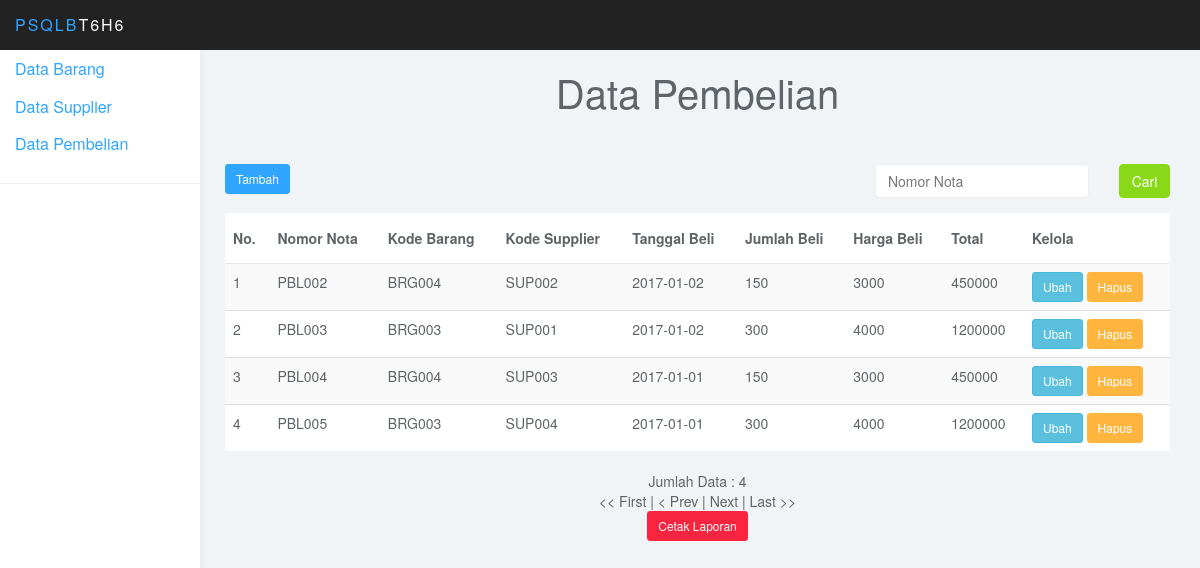
Screenshot of /?page=pembelian with the database file from the repository.
### tables this page shows
CREATE TABLE IF NOT EXISTS `pembelian` (
  `NomorNota` varchar(10) NOT NULL DEFAULT '',
  `KodeBarang` varchar(10) DEFAULT NULL,
  `KodeSupplier` varchar(10) DEFAULT NULL,
  `TanggalBeli` date DEFAULT NULL,
  `JumlahBeli` int(11) DEFAULT NULL,
  `HargaBeli` int(11) DEFAULT NULL,
  `Total` int(11) DEFAULT NULL
);

### pembelian.php (the view, shortened to what this page needs)
<!doctype html>
<html>
<head>
</head>
<body>
<div class="col-sm-9 col-sm-offset-3 col-lg-10 col-lg-offset-2 main">
   	<div class="col-sm-20">
       <h1 style="text-align: center;">Data Pembelian</h1>
       <br>
       <br>
       <form class="form-horizontal" name="frmCari" method="post">
       <div class="form-group">
       <div class="col-sm-4">
       <a href="?page=tambah_pembelian" class="btn btn-primary btn-sm">Tambah</a>
       </div>
       <div class="col-sm-4">
       </div>
       <div class="col-sm-3">
       		<input type="text" class="form-control" name="txtCari" placeholder="Nomor Nota"/>
       </div>
       <div class="col-sm-1">
       		<button type="submit" class="btn btn-success" name="btnCari">Cari</button>
       </div>
         </div>
         </form>
         <div class="table-responsive">
         	<table class="table table-striped" >
            	<thead>
                   <tr>
                       <th>No.</th>
                       <th>Nomor Nota</th>
                       <th>Kode Barang</th>
                       <th>Kode Supplier</th>
                       <th>Tanggal Beli</th>
                       <th>Jumlah Beli</th>
                       <th>Harga Beli</th>
                       <th>Total</th>
                       <th>Kelola</th>
                   </tr>
                 </thead>
                 <tbody>
                 		<?php
							$batas = 10;
			if (isset($_GET['hal'])) {
				$hal = ($_GET['hal']);
				$posisi = ($hal-1) *$batas;
			} else{
				$posisi = 0;
				$hal =  1;
			}
   		if (isset($_POST['btnCari'])) {
			$sql = mysql_query("SELECT * FROM Pembelian WHERE NomorNota LIKE '%".$_POST['txtCari']."%'
			ORDER BY NomorNota LIMIT $posisi, $batas") or die (mysql_error());
		}
		else{
			$sql = mysql_query("SELECT * FROM Pembelian ORDER BY NomorNota LIMIT $posisi, $batas")
			or die (mysql_error());
		}
							$no=1;
							while ($data = mysql_fetch_array($sql)) {
						?>
                        <tr>
                        	<td><?php echo $no; ?></td>
                            <td><?php echo $data['NomorNota']; ?></td>
                            <td><?php echo $data['KodeBarang']; ?></td>
                            <td><?php echo $data['KodeSupplier']; ?></td>
                            <td><?php echo $data['TanggalBeli']; ?></td>
                            <td><?php echo $data['JumlahBeli']; ?></td>
                           	<td><?php echo $data['HargaBeli']; ?></td>
                            <td><?php echo $data['Total']; ?></td>
    					    <td>
                            <a href="?page=ubah_pembelian&id=<?php echo $data['NomorNota']; ?>" class="btn btn-info btn-sm">Ubah</a>
                            <a href="?page=hapus_pembelian&id=<?php echo $data['NomorNota']; ?>" onClick="return confirm('Yakin menghapus data ini ?');" class="btn btn-warning btn-sm">Hapus</a>
                            </td>
                          </tr>
                          	<?php
								$no++;
								$sql2 = mysql_query("SELECT * FROM Pembelian") or die (mysql_error());
				$jumlahdata = mysql_num_rows($sql2);
							}
							?>
                          </tbody>
                         </table>
                          <center> Jumlah Data : <?php echo $jumlahdata ?></center>
        <?php
			$jmlhal = ceil($jumlahdata/$batas);
			$url = "?page=chart";
			echo "<center>";
			if ($hal>1) {
				$previous=$hal-1;
				echo " << <a href=$url&hal=1>First</a> | <a href=$url&hal=$previous>Prev</a> | ";
			}
			else {
				echo "<< First | < Prev |";
			}
			if ($hal < $jmlhal) {
				$next = $hal+1;
				echo "| <a href=$url&hal=$next> Next</a> | <a href=$url&jmlhal=$jmlhal>Last</a> >> ";
			}
			else {
				echo " Next | Last >>";
			}
			echo "</center>";
		?>
                         <center><a href="laporan_pembelian.php" class="btn btn-danger btn-sm"
                         target="_blank">Cetak Laporan</a></center>
                       </div>
                     </div>
</body>
</html>

### css/styles.css (style rules this page uses)
body { background: #f1f4f7; padding-top: 50px; color: #5f6468; }
a, a:hover, a:focus { color: #30a5ff; }
h1, h2, h3, h4, h5, h6 { color: #5f6468; }
h1 { font-weight: 300; font-size: 40px; }
.form-control { border: 1px solid #eee; box-shadow: none; }
.btn-primary, .btn-primary:hover, .btn-primary:focus, .btn-primary:active, .btn-primary.active, .open > .dropdown-toggle.btn-primary, .btn-primary.disabled, .btn-primary[disabled], fieldset[disabled] .btn-primary, .btn-primary.disabled:hover, .btn-primary[disabled]:hover, fieldset[disabled] .btn-primary:hover, .btn-primary.disabled:focus, .btn-primary[disabled]:focus, fieldset[disabled] .btn-primary:focus, .btn-primary.disabled:active, .btn-primary[disabled]:active, fieldset[disabled] .btn-primary:active, .btn-primary.disabled.active, .btn-primary[disabled].active, fieldset[disabled] .btn-primary.active { background-color: #30a5ff; border-color: #30a5ff; }
.btn-success, .btn-success:hover, .btn-success:focus, .btn-success:active, .btn-success.active, .open > .dropdown-toggle.btn-success, .btn-success.disabled, .btn-success[disabled], fieldset[disabled] .btn-success, .btn-success.disabled:hover, .btn-success[disabled]:hover, fieldset[disabled] .btn-success:hover, .btn-success.disabled:focus, .btn-success[disabled]:focus, fieldset[disabled] .btn-success:focus, .btn-success.disabled:active, .btn-success[disabled]:active, fieldset[disabled] .btn-success:active, .btn-success.disabled.active, .btn-success[disabled].active, fieldset[disabled] .btn-success.active { background-color: #8ad919; border-color: #8ad919; }
.btn-warning, .btn-warning:hover, .btn-warning:focus, .btn-warning:active, .btn-warning.active, .open > .dropdown-toggle.btn-warning, .btn-warning.disabled, .btn-warning[disabled], fieldset[disabled] .btn-warning, .btn-warning.disabled:hover, .btn-warning[disabled]:hover, fieldset[disabled] .btn-warning:hover, .btn-warning.disabled:focus, .btn-warning[disabled]:focus, fieldset[disabled] .btn-warning:focus, .btn-warning.disabled:active, .btn-warning[disabled]:active, fieldset[disabled] .btn-warning:active, .btn-warning.disabled.active, .btn-warning[disabled].active, fieldset[disabled] .btn-warning.active { background-color: #ffb53e; border-color: #ffb53e; }
.btn-danger, .btn-danger:hover, .btn-danger:focus, .btn-danger:active, .btn-danger.active, .open > .dropdown-toggle.btn-danger, .btn-danger.disabled, .btn-danger[disabled], fieldset[disabled] .btn-danger, .btn-danger.disabled:hover, .btn-danger[disabled]:hover, fieldset[disabled] .btn-danger:hover, .btn-danger.disabled:focus, .btn-danger[disabled]:focus, fieldset[disabled] .btn-danger:focus, .btn-danger.disabled:active, .btn-danger[disabled]:active, fieldset[disabled] .btn-danger:active, .btn-danger.disabled.active, .btn-danger[disabled].active, fieldset[disabled] .btn-danger.active { background-color: #f9243f; border-color: #f9243f; }
.table { background: #fff; }
.table>thead>tr>th { border-bottom: 1px solid #e6e7e8; vertical-align: middle; height: 50px; }

### rows the page displays
pembelian: NomorNota "PBL002", KodeBarang "BRG004", KodeSupplier "SUP002", TanggalBeli "2017-01-02", JumlahBeli "150", HargaBeli "3000", Total "450000"
pembelian: NomorNota "PBL003", KodeBarang "BRG003", KodeSupplier "SUP001", TanggalBeli "2017-01-02", JumlahBeli "300", HargaBeli "4000", Total "1200000"
pembelian: NomorNota "PBL004", KodeBarang "BRG004", KodeSupplier "SUP003", TanggalBeli "2017-01-01", JumlahBeli "150", HargaBeli "3000", Total "450000"
pembelian: NomorNota "PBL005", KodeBarang "BRG003", KodeSupplier "SUP004", TanggalBeli "2017-01-01", JumlahBeli "300", HargaBeli "4000", Total "1200000"

### other values shown
$jumlahdata "4"
